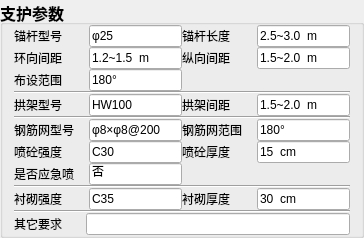
             <widget class="QGroupBox" name="groupBox_7">
              <property name="font">
               <font>
                <pointsize>12</pointsize>
                <weight>75</weight>
                <bold>true</bold>
               </font>
              </property>
              <property name="title">
               <string>支护参数</string>
              </property>
              <layout class="QVBoxLayout" name="verticalLayout_34">
               <property name="spacing">
                <number>0</number>
               </property>
               <property name="topMargin">
                <number>0</number>
               </property>
               <property name="bottomMargin">
                <number>0</number>
               </property>
               <item>
                <layout class="QGridLayout" name="gridLayout_14" columnstretch="4,5,4,5">
                 <property name="bottomMargin">
                  <number>0</number>
                 </property>
                 <property name="verticalSpacing">
                  <number>0</number>
                 </property>
                 <item row="1" column="0">
                  <widget class="QLabel" name="label_77">
                   <property name="font">
                    <font>
                     <pointsize>9</pointsize>
                     <weight>50</weight>
                     <bold>false</bold>
                    </font>
                   </property>
                   <property name="text">
                    <string>环向间距</string>
                   </property>
                  </widget>
                 </item>
                 <item row="0" column="3">
                  <widget class="QLineEdit" name="lineEdit_60">
                   <property name="font">
                    <font>
                     <pointsize>9</pointsize>
                     <weight>50</weight>
                     <bold>false</bold>
                    </font>
                   </property>
                   <property name="text">
                    <string>2.5~3.0  m</string>
                   </property>
                  </widget>
                 </item>
                 <item row="0" column="2">
                  <widget class="QLabel" name="label_73">
                   <property name="font">
                    <font>
                     <pointsize>9</pointsize>
                     <weight>50</weight>
                     <bold>false</bold>
                    </font>
                   </property>
                   <property name="text">
                    <string>锚杆长度</string>
                   </property>
                  </widget>
                 </item>
                 <item row="0" column="1">
                  <widget class="QLineEdit" name="lineEdit_63">
                   <property name="font">
                    <font>
                     <pointsize>9</pointsize>
                     <weight>50</weight>
                     <bold>false</bold>
                    </font>
                   </property>
                   <property name="text">
                    <string>φ25</string>
                   </property>
                  </widget>
                 </item>
                 <item row="1" column="3">
                  <widget class="QLineEdit" name="lineEdit_68">
                   <property name="font">
                    <font>
                     <pointsize>9</pointsize>
                     <weight>50</weight>
                     <bold>false</bold>
                    </font>
                   </property>
                   <property name="text">
                    <string>1.5~2.0  m</string>
                   </property>
                  </widget>
                 </item>
                 <item row="1" column="1">
                  <widget class="QLineEdit" name="lineEdit_61">
                   <property name="font">
                    <font>
                     <pointsize>9</pointsize>
                     <weight>50</weight>
                     <bold>false</bold>
                    </font>
                   </property>
                   <property name="text">
                    <string>1.2~1.5  m</string>
                   </property>
                  </widget>
                 </item>
                 <item row="1" column="2">
                  <widget class="QLabel" name="label_78">
                   <property name="font">
                    <font>
                     <pointsize>9</pointsize>
                     <weight>50</weight>
                     <bold>false</bold>
                    </font>
                   </property>
                   <property name="text">
                    <string>纵向间距</string>
                   </property>
                  </widget>
                 </item>
                 <item row="0" column="0">
                  <widget class="QLabel" name="label_72">
                   <property name="font">
                    <font>
                     <pointsize>9</pointsize>
                     <weight>50</weight>
                     <bold>false</bold>
                    </font>
                   </property>
                   <property name="text">
                    <string>锚杆型号</string>
                   </property>
                  </widget>
                 </item>
                 <item row="2" column="0">
                  <widget class="QLabel" name="label_79">
                   <property name="font">
                    <font>
                     <pointsize>9</pointsize>
                     <weight>50</weight>
                     <bold>false</bold>
                    </font>
                   </property>
                   <property name="text">
                    <string>布设范围</string>
                   </property>
                  </widget>
                 </item>
                 <item row="2" column="1">
                  <widget class="QLineEdit" name="lineEdit_67">
                   <property name="font">
                    <font>
                     <pointsize>9</pointsize>
                     <weight>50</weight>
                     <bold>false</bold>
                    </font>
                   </property>
                   <property name="text">
                    <string>180°</string>
                   </property>
                  </widget>
                 </item>
                </layout>
               </item>
               <item>
                <widget class="Line" name="line">
                 <property name="orientation">
                  <enum>Qt::Horizontal</enum>
                 </property>
                </widget>
               </item>
               <item>
                <layout class="QGridLayout" name="gridLayout_16" columnstretch="4,5,4,5">
                 <property name="bottomMargin">
                  <number>0</number>
                 </property>
                 <property name="verticalSpacing">
                  <number>0</number>
                 </property>
                 <item row="0" column="0">
                  <widget class="QLabel" name="label_75">
                   <property name="font">
                    <font>
                     <pointsize>9</pointsize>
                     <weight>50</weight>
                     <bold>false</bold>
                    </font>
                   </property>
                   <property name="text">
                    <string>拱架型号</string>
                   </property>
                  </widget>
                 </item>
                 <item row="0" column="1">
                  <widget class="QLineEdit" name="lineEdit_66">
                   <property name="font">
                    <font>
                     <pointsize>9</pointsize>
                     <weight>50</weight>
                     <bold>false</bold>
                    </font>
                   </property>
                   <property name="text">
                    <string>HW100</string>
                   </property>
                  </widget>
                 </item>
                 <item row="0" column="2">
                  <widget class="QLabel" name="label_74">
                   <property name="font">
                    <font>
                     <pointsize>9</pointsize>
                     <weight>50</weight>
                     <bold>false</bold>
                    </font>
                   </property>
                   <property name="text">
                    <string>拱架间距</string>
                   </property>
                  </widget>
                 </item>
                 <item row="0" column="3">
                  <widget class="QLineEdit" name="lineEdit_62">
                   <property name="font">
                    <font>
                     <pointsize>9</pointsize>
                     <weight>50</weight>
                     <bold>false</bold>
                    </font>
                   </property>
                   <property name="text">
                    <string>1.5~2.0  m</string>
                   </property>
                  </widget>
                 </item>
                </layout>
               </item>
               <item>
                <widget class="Line" name="line_2">
                 <property name="orientation">
                  <enum>Qt::Horizontal</enum>
                 </property>
                </widget>
               </item>
               <item>
                <layout class="QGridLayout" name="gridLayout_15" columnstretch="4,5,4,5">
                 <property name="bottomMargin">
                  <number>0</number>
                 </property>
                 <property name="verticalSpacing">
                  <number>0</number>
                 </property>
                 <item row="0" column="0">
                  <widget class="QLabel" name="label_85">
                   <property name="font">
                    <font>
                     <pointsize>9</pointsize>
                     <weight>50</weight>
                     <bold>false</bold>
                    </font>
                   </property>
                   <property name="text">
                    <string>钢筋网型号</string>
                   </property>
                  </widget>
                 </item>
                 <item row="2" column="1">
                  <widget class="QLineEdit" name="lineEdit_70">
                   <property name="font">
                    <font>
                     <pointsize>9</pointsize>
                     <weight>50</weight>
                     <bold>false</bold>
                    </font>
                   </property>
                   <property name="text">
                    <string>否</string>
                   </property>
                  </widget>
                 </item>
                 <item row="0" column="3">
                  <widget class="QLineEdit" name="lineEdit_58">
                   <property name="font">
                    <font>
                     <pointsize>9</pointsize>
                     <weight>50</weight>
                     <bold>false</bold>
                    </font>
                   </property>
                   <property name="text">
                    <string>180°</string>
                   </property>
                  </widget>
                 </item>
                 <item row="2" column="0">
                  <widget class="QLabel" name="label_82">
                   <property name="font">
                    <font>
                     <pointsize>9</pointsize>
                     <weight>50</weight>
                     <bold>false</bold>
                    </font>
                   </property>
                   <property name="text">
                    <string>是否应急喷</string>
                   </property>
                  </widget>
                 </item>
                 <item row="0" column="1">
                  <widget class="QLineEdit" name="lineEdit_64">
                   <property name="font">
                    <font>
                     <pointsize>9</pointsize>
                     <weight>50</weight>
                     <bold>false</bold>
                    </font>
                   </property>
                   <property name="text">
                    <string>φ8×φ8@200</string>
                   </property>
                  </widget>
                 </item>
                 <item row="0" column="2">
                  <widget class="QLabel" name="label_76">
                   <property name="font">
                    <font>
                     <pointsize>9</pointsize>
                     <weight>50</weight>
                     <bold>false</bold>
                    </font>
                   </property>
                   <property name="text">
                    <string>钢筋网范围</string>
                   </property>
                  </widget>
                 </item>
                 <item row="1" column="0">
                  <widget class="QLabel" name="label_80">
                   <property name="font">
                    <font>
                     <pointsize>9</pointsize>
                     <weight>50</weight>
                     <bold>false</bold>
                    </font>
                   </property>
                   <property name="text">
                    <string>喷砼强度</string>
                   </property>
                  </widget>
                 </item>
                 <item row="1" column="1">
                  <widget class="QLineEdit" name="lineEdit_69">
                   <property name="font">
                    <font>
                     <pointsize>9</pointsize>
                     <weight>50</weight>
                     <bold>false</bold>
                    </font>
                   </property>
                   <property name="text">
                    <string>C30</string>
                   </property>
                  </widget>
                 </item>
                 <item row="1" column="3">
                  <widget class="QLineEdit" name="lineEdit_65">
                   <property name="font">
                    <font>
                     <pointsize>9</pointsize>
                     <weight>50</weight>
                     <bold>false</bold>
                    </font>
                   </property>
                   <property name="text">
                    <string>15  cm</string>
                   </property>
                  </widget>
                 </item>
                 <item row="1" column="2">
                  <widget class="QLabel" name="label_81">
                   <property name="font">
                    <font>
                     <pointsize>9</pointsize>
                     <weight>50</weight>
                     <bold>false</bold>
                    </font>
                   </property>
                   <property name="text">
                    <string>喷砼厚度</string>
                   </property>
                  </widget>
                 </item>
                </layout>
               </item>
               <item>
                <widget class="Line" name="line_3">
                 <property name="orientation">
                  <enum>Qt::Horizontal</enum>
                 </property>
                </widget>
               </item>
               <item>
                <layout class="QGridLayout" name="gridLayout_17" columnstretch="4,5,4,5">
                 <property name="bottomMargin">
                  <number>0</number>
                 </property>
                 <property name="verticalSpacing">
                  <number>0</number>
                 </property>
                 <item row="0" column="1">
                  <widget class="QLineEdit" name="lineEdit_71">
                   <property name="font">
                    <font>
                     <pointsize>9</pointsize>
                     <weight>50</weight>
                     <bold>false</bold>
                    </font>
                   </property>
                   <property name="text">
                    <string>C35</string>
                   </property>
                  </widget>
                 </item>
                 <item row="0" column="2">
                  <widget class="QLabel" name="label_84">
                   <property name="font">
                    <font>
                     <pointsize>9</pointsize>
                     <weight>50</weight>
                     <bold>false</bold>
                    </font>
                   </property>
                   <property name="text">
                    <string>衬砌厚度</string>
                   </property>
                  </widget>
                 </item>
                 <item row="0" column="0">
                  <widget class="QLabel" name="label_83">
                   <property name="font">
                    <font>
                     <pointsize>9</pointsize>
                     <weight>50</weight>
                     <bold>false</bold>
                    </font>
                   </property>
                   <property name="text">
                    <string>衬砌强度</string>
                   </property>
                  </widget>
                 </item>
                 <item row="0" column="3">
                  <widget class="QLineEdit" name="lineEdit_72">
                   <property name="font">
                    <font>
                     <pointsize>9</pointsize>
                     <weight>50</weight>
                     <bold>false</bold>
                    </font>
                   </property>
                   <property name="text">
                    <string>30  cm</string>
                   </property>
                  </widget>
                 </item>
                </layout>
               </item>
               <item>
                <widget class="Line" name="line_4">
                 <property name="orientation">
                  <enum>Qt::Horizontal</enum>
                 </property>
                </widget>
               </item>
               <item>
                <layout class="QHBoxLayout" name="horizontalLayout_21" stretch="16,59">
                 <property name="bottomMargin">
                  <number>0</number>
                 </property>
                 <item>
                  <widget class="QLabel" name="label_71">
                   <property name="font">
                    <font>
                     <pointsize>9</pointsize>
                     <weight>50</weight>
                     <bold>false</bold>
                    </font>
                   </property>
                   <property name="text">
                    <string>其它要求</string>
                   </property>
                  </widget>
                 </item>
                 <item>
                  <widget class="QLineEdit" name="lineEdit_59">
                   <property name="font">
                    <font>
                     <pointsize>9</pointsize>
                     <weight>50</weight>
                     <bold>false</bold>
                    </font>
                   </property>
                  </widget>
                 </item>
                </layout>
               </item>
              </layout>
             </widget>
